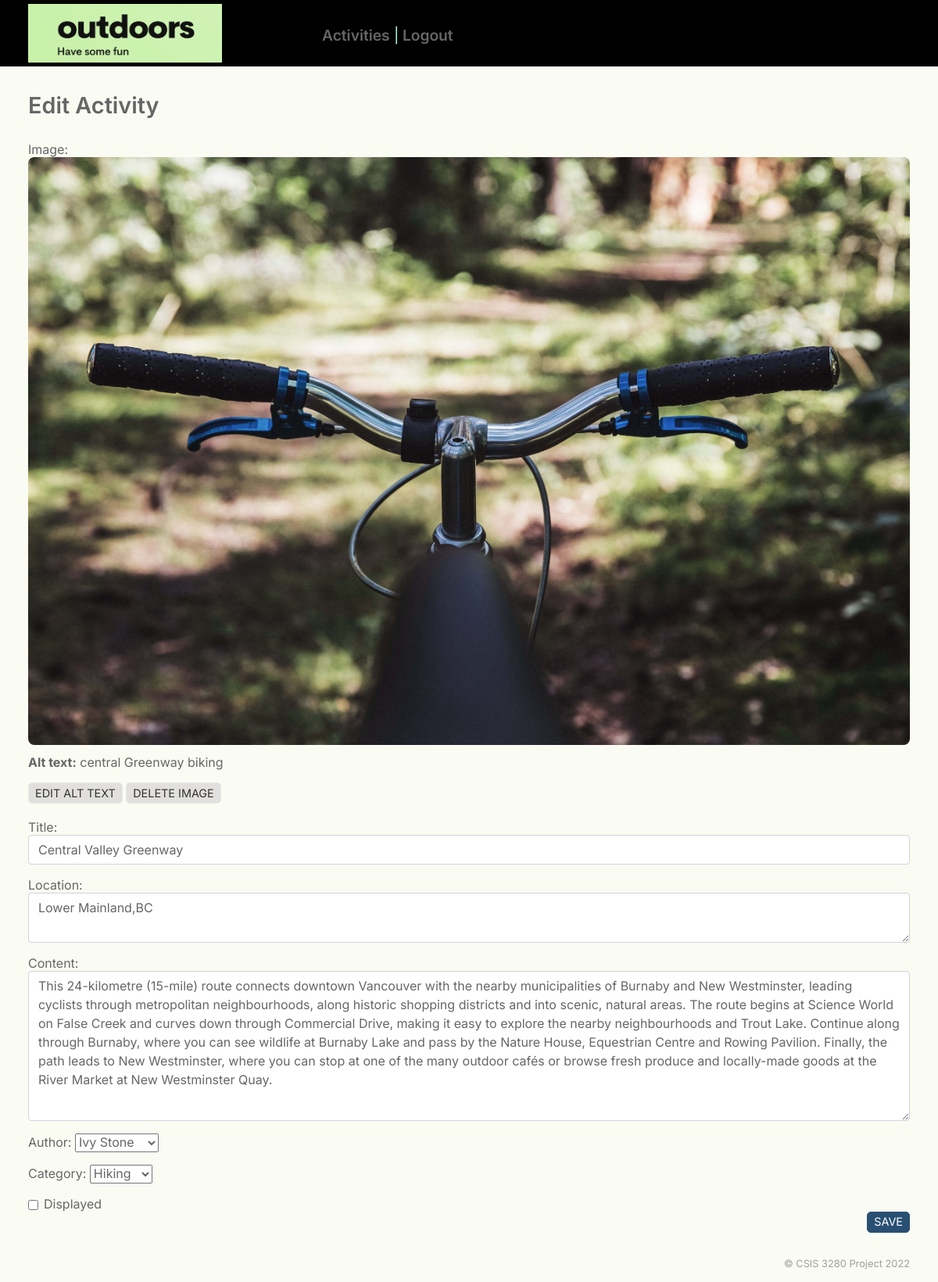
The page /admin/adminActivity-update-create.php?id=14 on the database its author committed.
### tables this page shows
CREATE TABLE `activity` (
  `id` int(11) NOT NULL,
  `title` varchar(80) NOT NULL,
  `location` varchar(254) NOT NULL,
  `content` text NOT NULL,
  `created` timestamp NOT NULL DEFAULT current_timestamp(),
  `categoryID` int(11) NOT NULL,
  `memberID` int(11) NOT NULL,
  `imageID` int(11) DEFAULT NULL,
  `displayed` tinyint(4) NOT NULL DEFAULT 0
);

CREATE TABLE `image` (
  `id` int(11) NOT NULL,
  `file` varchar(254) NOT NULL,
  `alt` varchar(1000) NOT NULL
);

### inc/Utility/ActivityDAO.class.php (called while the page is built, shortened)
<?php
class ActivityDAO
{
    public static $dbActivity;
    static function initialize(string $className)
    {
        self::$dbActivity = new PDOAgent($className);
    }
    static function getActivityAndImage($activityID)
    {
        $sql     = "SELECT a.id, a.title, a.location, a.content,
        a.categoryID, a.memberID, a.imageID, a.displayed,
        i.file      AS image_file,
        i.alt       AS image_alt
   FROM activity     AS a
   LEFT JOIN image  AS i ON a.imageID = i.id
  WHERE a.id = :id;";
        self::$dbActivity->query($sql);
        self::$dbActivity->bind(
            ':id',
            $activityID
        );
        self::$dbActivity->execute();
        return self::$dbActivity->singleResult();
    }
}

### inc/Utility/PDOAgent.class.php (called while the page is built, shortened)
<?php
class PDOAgent  {
    private $host = DB_HOST;
    private $user = DB_USER;
    private $password = DB_PASSWORD;
    private $dbname = DB_NAME;
    private $dbport = DB_PORT;
    private $className = "";
    private $stmt = "";
    private $pdo = "";
    public function __construct(string $className)  {
        $this->className = $className;
        $this->dsn = "mysql:localhost=" .$this->host.";dbname=".$this->dbname.";port=".$this->dbport;
        $options = array(
            PDO::ATTR_PERSISTENT => true,
            PDO::ATTR_ERRMODE => PDO::ERRMODE_EXCEPTION
        );
        try {
            $this->pdo = new PDO($this->dsn, $this->user, $this->password, $options);
        } catch (Exception $ex) {
            $this->error = $ex->getMessage();
            echo $this->error;
    }
}
    public function query(string $query)    {
        $this->stmt  = $this->pdo->prepare($query);
    }
    public function bind($param, $value, $type = null){
        if (is_null($type)) {
            switch (true) {
                case is_int($value):
                $type = PDO::PARAM_INT;
                break;
                }
        }
        $this->stmt->bindValue($param, $value, $type);
    }
    public function execute($data = null)   {
        if (is_null($data)) {
            return $this->stmt->execute();
        } else {
            return $this->stmt->execute($data);
        }
    }
    public function singleResult()  {
        $this->stmt->setFetchMode(PDO::FETCH_CLASS, $this->className);
        return $this->stmt->fetch(PDO::FETCH_CLASS);
    }
    public function getResultSet()  {
        return $this->stmt->fetchAll(PDO::FETCH_CLASS, $this->className);
    }
}
?>

### inc/Utility/functions.php (called while the page is built, shortened)
<?php
function html_escape($text): string
{
    return htmlspecialchars($text, ENT_QUOTES, 'UTF-8', false);
}
?>

### inc/Entity/Activity.class.php (called while the page is built, shortened)
<?php
class Activity  {
    private $title;
    private $location;
    private $content;
    private $id;
    function getID() {
        return $this->id;
    }
    function getTitle(): string {
        return $this->title;
    }
   function getLocation() {
    return $this->location;
   }
   function getContent() {
    return $this->content;
   }
}
?>

### inc/Utility/MemberDAO.class.php (called while the page is built, shortened)
<?php
class MemberDAO
{
    public static $db;
    static function init()
    {
        self::$db = new PDOAgent("Member");
    }
    static function getAllMembers()
    {
        $selectSQL = "SELECT * FROM member
        Except
        SELECT * FROM member WHERE full_name ='admin'";
        self::$db->query($selectSQL);
        self::$db->execute();
        return self::$db->getResultSet();
    }
}

### inc/Entity/Member.class.php (called while the page is built, shortened)
<?php
class Member
{
    private $id;
    private $full_name;
    function getID(){
         return $this->id;
    }
    function getAuthor(){
        return $this->full_name;
    }
}

### inc/Utility/CategoryDAO.class.php (called while the page is built, shortened)
<?php
  class CategoryDAO {
    private static $dbCategory;
    static function initialize(string $className)   {
        self::$dbCategory = new PDOAgent($className);
    }
    static function getCategories() {
        $sql = "SELECT id, name, description FROM category ;";
        self::$dbCategory->query($sql);
        self::$dbCategory->execute();
        return self::$dbCategory->getResultSet();
    }
}
?>

### inc/Entity/Category.class.php (called while the page is built, shortened)
<?php
 class Category {
private $name;
private $id;
function getCategoryID() {
    return $this->id;
}
function getName() {
    return $this->name;
}
 }
?>

### admin/adminActivity-update-create.php (the view, shortened to what this page needs)
<?php
require_once("../inc/Entity/Page.class.php");
require_once("../inc/Entity/Member.class.php");
require_once("../inc/Utility/CategoryDAO.class.php");
require_once("../inc/Utility/PDOAgent.class.php");
require_once("../inc/Utility/MemberDAO.class.php");
require_once("../inc/Utility/ActivityDAO.class.php");
require_once("../inc/Entity/Activity.class.php");
require_once("../inc/Entity/Category.class.php");
require_once("../inc/Utility/functions.php");
$id          = filter_input(INPUT_GET, 'id', FILTER_VALIDATE_INT);
$activityObj = new Activity();
$errors  = [
    'warning'     => '',
    'title'       => '',
    'location'     => '',
    'content'     => '',
    'author'      => '',
    'category'    => '',
    'image_file'  => '',
    'image_alt'   => '',
];
if ($id) {
    $activityObj = ActivityDAO::getActivityAndImage($id);
}
$authors = MemberDAO::getAllMembers();
$categories = CategoryDAO::getCategories();
?>
<form action="adminActivity-update-create.php?id=<?= $id ?>" method="POST" enctype="multipart/form-data">
    <main class="container admin" id="content">
        <h1>Edit Activity</h1>
        <div class="admin-article">
            <section class="image">
                <?php if (!$activityObj->image_file) {
                    $activityObj->setTitle('');
                    $activityObj->setLocation('');
                    $activityObj->setContent('');  ?>
                    <label for="image">Upload image:</label>
                    <div class="form-group image-placeholder">
                        <input type="file" name="image" class="form-control-file" id="image"><br>
                        <span class="errors"><?= $errors['image_file'] ?></span>
                    </div>
                    <div class="form-group">
                        <label for="image_alt">Alt text: </label>
                        <input type="text" name="image_alt" id="image_alt" value="" class="form-control">
                        <span class="errors"><?= $errors['image_alt'] ?></span>
                    </div>
                <?php } else { ?>
                    <label>Image:</label>
                    <img src="../upload/<?= html_escape($activityObj->image_file) ?>" alt="<?= html_escape($activityObj->image_alt) ?>">
                    <p class="alt"><strong>Alt text:</strong> <?= html_escape($activityObj->image_alt) ?></p>
                    <a href="adminImage-edit-alt.php?id=<?= $activityObj->getID() ?>" class="btn btn-secondary">Edit alt text</a>
                    <a href="adminImage-delete.php?id=<?= $id ?>" class="btn btn-secondary">Delete image</a><br><br>
                <?php } ?>
            </section>
            <section class="text">
                <div class="form-group">
                    <label for="title">Title: </label>
                    <input type="text" name="title" id="title" value="<?= html_escape($activityObj->getTitle()) ?>" class="form-control">
                </div>
                <div class="form-group">
                    <label for="summary">Location: </label>
                    <textarea name="location" id="summary" class="form-control"><?= html_escape($activityObj->getLocation()) ?></textarea>
                </div>
                <div class="form-group">
                    <label for="content">Content: </label>
                    <textarea name="content" id="content" class="form-control"><?= html_escape($activityObj->getContent()) ?></textarea>
                </div>
                <div class="form-group">
                    <label for="member_id">Author: </label>
                    <select name="memberID" id="memberID">
                        <?php foreach ($authors as $author) { ?>
                            <option value="<?= $author->getID() ?>" <?= ($activityObj->setMemberID($author->getID()))  ? 'selected' : ''; ?>>
                                <?= html_escape($author->getAuthor()) ?></option>
                        <?php } ?>
                    </select>
                </div>
                <div class="form-group">
                    <label for="category">Category: </label>
                    <select name="categoryID" id="category">
                        <?php foreach ($categories as $category) { ?>
                            <option value="<?= $category->getCategoryID() ?>" <?= ($activityObj->setCategoryID($category->getCategoryID())) ? 'selected' : ''; ?>>
                                <?= html_escape($category->getName()) ?></option>
                        <?php } ?>
                    </select>
                </div>
                <div class="form-check">
                    <input type="checkbox" name="displayed" value="1" class="form-check-input" id="published" <?= ($activityObj->setDisplayed(1)) ? 'checked' : ''; ?>>
                    <label for="published" class="form-check-label">Displayed</label>
                </div>
                <input type="submit" name="update" value="Save" class="btn btn-primary">
            </section>
        </div>
    </main>
</form>

### css/styles.css (style rules this page uses)
* { box-sizing: border-box; }
body { margin: 0; color: #666; background-color: #ecf5ce3d; }
a { color: #666; }
body { font-family: 'Inter', 'Arial', sans-serif; font-size: 100%; }
a { text-decoration: none; }
h1 { font-size: 1.8em; }
h1, h2 { font-weight: 600; margin: 0 0 0.14em 0; }
p { margin: 0 0 1em 0; }
.container { margin: 0 auto 0 auto; max-width: 94%; }
main img { width: 100%; height: auto; border-radius: 8px; }
button, input, optgroup, select, textarea { margin: 0; font-family: inherit; font-size: inherit; line-height: inherit; color: inherit; }
.btn, .btn-search { color: #fff; background: #295073; display: inline-block; width: min-content; white-space: nowrap; border: 1px solid transparent; border-radius: 5px; padding: .1rem .5rem; line-height: 1.5; vertical-align: middle; text-transform: uppercase; }
.btn { font-size: 0.9rem; }
.btn-primary { background-color: #295073; border-color: #295073; }
.btn-secondary { color: #333; background: #e1e0de; border-color: #e9e8e6; }
.form-control { display: block; width: 100%; height: calc(2.25rem + 2px); padding: .375rem .75rem; font-size: 1rem; line-height: 1.5; background-clip: padding-box; border: 1px solid #ced4da; border-radius: .25rem; }
label { display: inline-block; }
textarea { min-height: 7rem; }
input[type=checkbox], input[type=radio] { position: absolute; margin-top: .3rem; margin-left: -1.25rem; padding: 0; }
.form-check { position: relative; display: block; padding-left: 1.25rem; }
input[type=submit] { float: right; margin-bottom: 1rem; }
.form-group { margin-bottom: 1rem; }
textarea#summary { min-height: 4rem; }
textarea#content { min-height: 12rem; }
.admin h1 { margin-bottom: 1em; }
p.alt { margin-top: .5em; }

### rows shown on the page
activity: imageID.file (picture), imageID.alt "central Greenway biking", title "Central Valley Greenway", location "Lower Mainland,BC", content "This 24-kilometre (15-mile) route connects downtown Vancouver with the nearby municipalities of Burnaby and New Westminster, leading cyclists through metropolitan neighbourhoods, along historic shopping districts and into scenic, natural areas. The route begins at Science World on False Creek and curves down through Commercial Drive, making it easy to explore the nearby neighbourhoods and Trout Lake. Continue along through Burnaby, where you can see wildlife at Burnaby Lake and pass by the Nature House, Equestrian Centre and Rowing Pavilion. Finally, the path leads to New Westminster, where you can stop at one of the many outdoor cafés or browse fresh produce and locally-made goods at the…"

### other values the page prints
form field memberID "Ivy Stone"
form field categoryID "Hiking"
